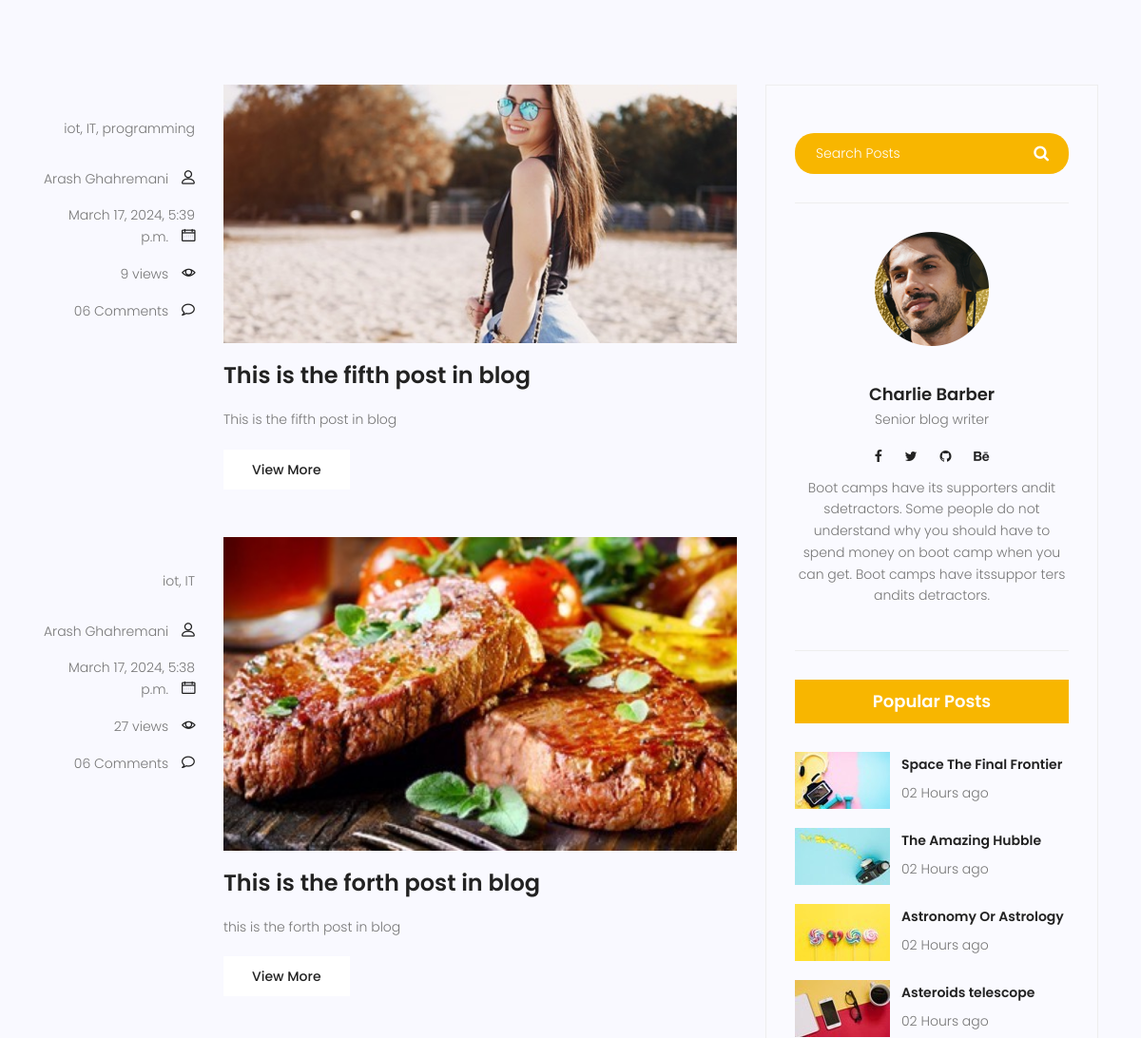
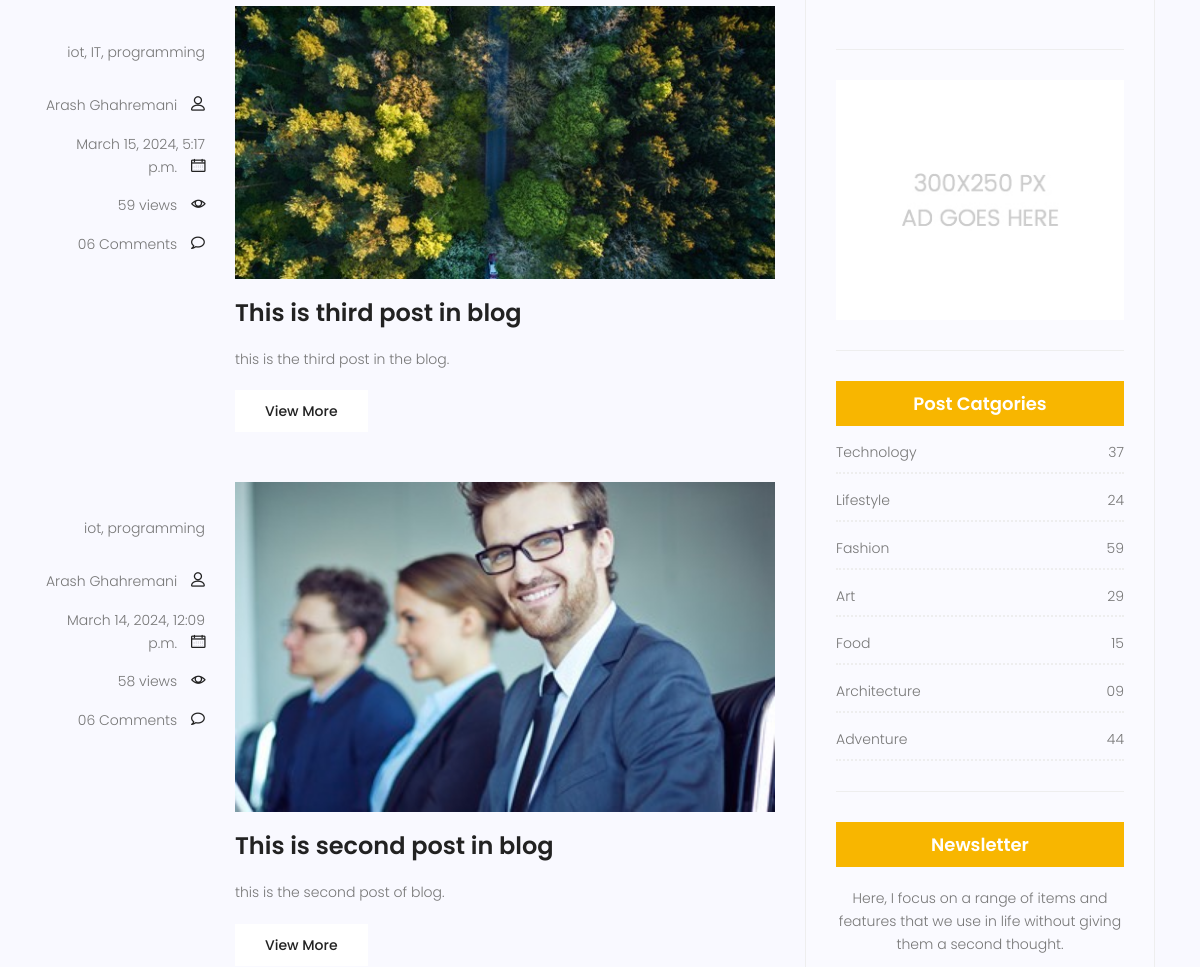
/blog/ (middle part), run on an earlier commit of the app's database (2 pictures, top to bottom).
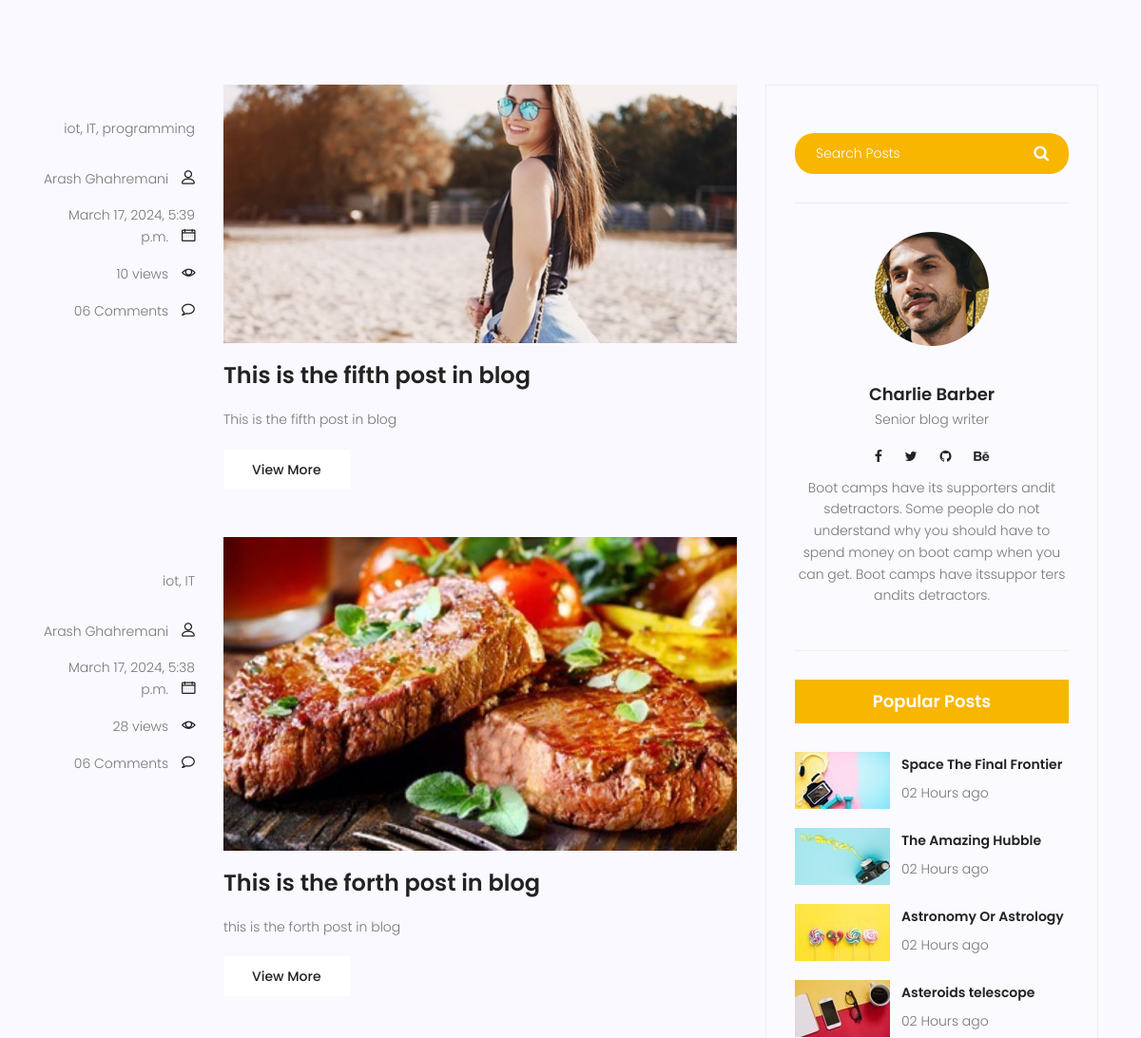
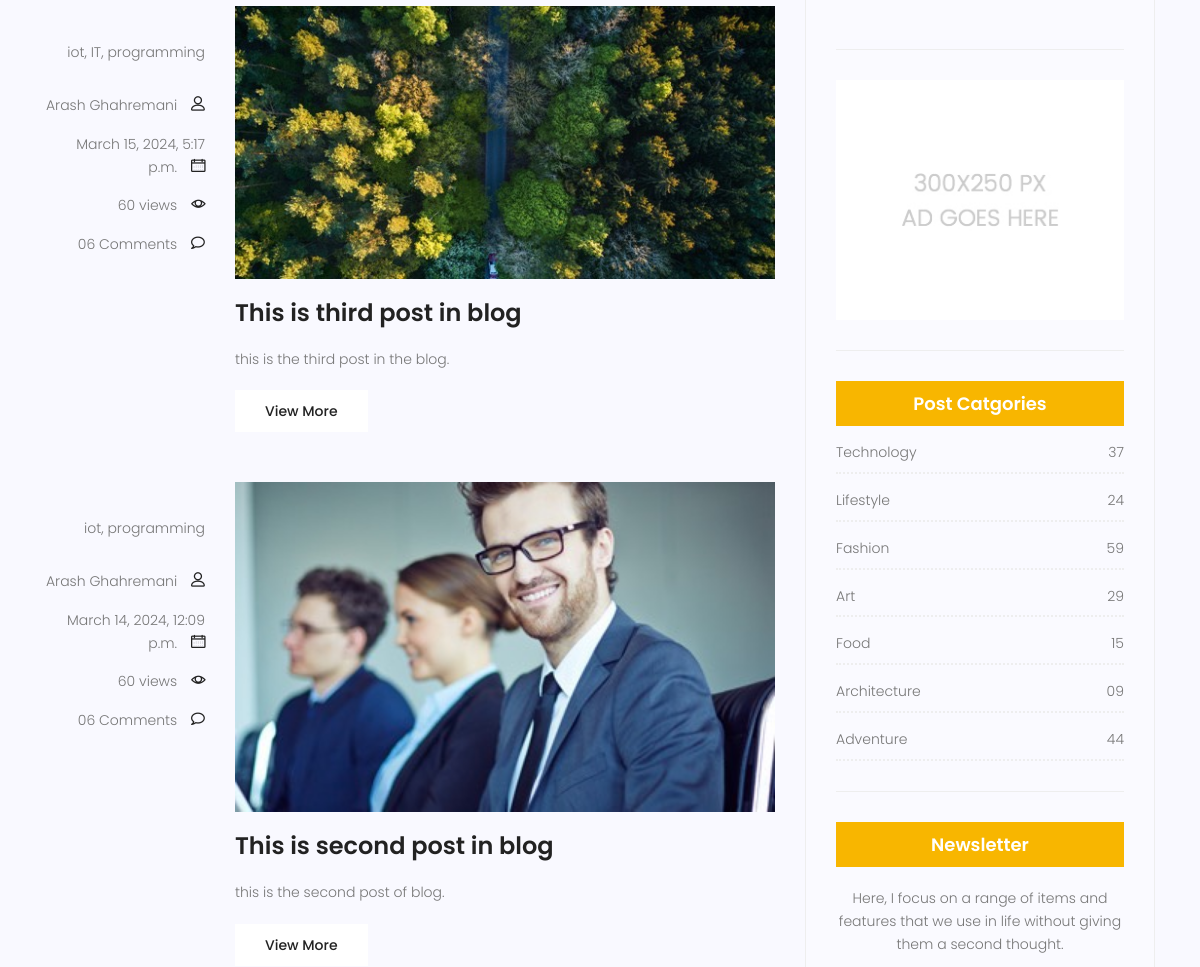
And on a later commit of the database (2 pictures, top to bottom).
### blog/models.py (models this page shows, shortened)
class Post (models.Model) :
    image = models.ImageField(upload_to = 'blog/',default = 'blog/default.jpg')
    author = models.ForeignKey(User,on_delete=models.SET_NULL,null=True)
    title = models.CharField (max_length = 255)
    content = models.TextField ()
    category = models.ManyToManyField (Category)
    counted_view = models.IntegerField (default = 0)
    status = models.BooleanField (default = False)
    published_date = models.DateTimeField (null = True)
    created_date = models.DateTimeField (auto_now_add = True)
    update_date = models.DateTimeField (auto_now = True)
    class Meta:
        ordering = ['-created_date']

class Category(models.Model):
    name = models.CharField(max_length = 255)
    def __str__(self):
        return self.name

### blog/views.py (the view)
# urls.py: path('', blog_view, name="index"),
def blog_view(request) :
    posts = Post.objects.filter(status = 1, published_date__lte = timezone.now())
    context = {'posts': posts}
    return render(request, "blog/blog-home.html", context)

### templates/blog/blog-home.html (shortened to what this page needs)
{% extends 'base.html' %}
{% load static %}
{% block content %}
<section class="top-category-widget-area pt-90 pb-90 ">
</section>
<section class="post-content-area">
	<div class="container">
		<div class="row">
			<div class="col-lg-8 posts-list">
				{% for post in posts %}
				<div class="single-post row">
					<div class="col-lg-3  col-md-3 meta-details">
						<ul class="tags">
							{{post.category.all|join:", "}}
						</ul>
						<div class="user-details row">
							<p class="user-name col-lg-12 col-md-12 col-6"><a href="#">{{post.author.get_full_name}}</a>
								<span class="lnr lnr-user"></span></p>
							<p class="date col-lg-12 col-md-12 col-6"><a href="#">{{post.published_date}}</a> <span
									class="lnr lnr-calendar-full"></span></p>
							<p class="view col-lg-12 col-md-12 col-6"><a href="#">{{post.counted_view}} views</a> <span
									class="lnr lnr-eye"></span></p>
							<p class="comments col-lg-12 col-md-12 col-6"><a href="#">06 Comments</a> <span
									class="lnr lnr-bubble"></span></p>
						</div>
					</div>
					<div class="col-lg-9 col-md-9 ">
						<div class="feature-img">
							<img class="img-fluid" src="{{post.image.url}}" alt="">
						</div>
						<a class="posts-title" href="{% url 'blog:single' pid=post.id%}">
							<h3>{{post.title}}</h3>
						</a>
						<p class="excert">
							{{post.content}}
						</p>
						<a href="#" class="primary-btn">View More</a>
					</div>
				</div>
				{% endfor%}
			</div>
			<div class="col-lg-4 sidebar-widgets">
				<div class="widget-wrap">
					<div class="single-sidebar-widget search-widget">
						<form class="search-form" action="#">
							<input placeholder="Search Posts" name="search" type="text" onfocus="this.placeholder = ''"
								onblur="this.placeholder = 'Search Posts'">
							<button type="submit"><i class="fa fa-search"></i></button>
						</form>
					</div>
					<div class="single-sidebar-widget user-info-widget">
						<img src="{% static 'img/blog/user-info.png' %}" alt="">
						<a href="#">
							<h4>Charlie Barber</h4>
						</a>
						<p>
							Senior blog writer
						</p>
						<ul class="social-links">
							<li><a href="#"><i class="fa fa-facebook"></i></a></li>
							<li><a href="#"><i class="fa fa-twitter"></i></a></li>
							<li><a href="#"><i class="fa fa-github"></i></a></li>
							<li><a href="#"><i class="fa fa-behance"></i></a></li>
						</ul>
						<p>
							Boot camps have its supporters andit sdetractors. Some people do not understand why you
							should have to spend money on boot camp when you can get. Boot camps have itssuppor ters
							andits detractors.
						</p>
					</div>
					<div class="single-sidebar-widget popular-post-widget">
						<h4 class="popular-title">Popular Posts</h4>
						<div class="popular-post-list">
							<div class="single-post-list d-flex flex-row align-items-center">
								<div class="thumb">
									<img class="img-fluid" src="{% static 'img/blog/pp1.jpg' %}" alt="">
								</div>
								<div class="details">
									<a href="blog-single.html">
										<h6>Space The Final Frontier</h6>
									</a>
									<p>02 Hours ago</p>
								</div>
							</div>
							<div class="single-post-list d-flex flex-row align-items-center">
								<div class="thumb">
									<img class="img-fluid" src="{% static 'img/blog/pp2.jpg' %}" alt="">
								</div>
								<div class="details">
									<a href="blog-single.html">
										<h6>The Amazing Hubble</h6>
									</a>
									<p>02 Hours ago</p>
								</div>
							</div>
							<div class="single-post-list d-flex flex-row align-items-center">
								<div class="thumb">
									<img class="img-fluid" src="{% static 'img/blog/pp3.jpg' %}" alt="">
								</div>
								<div class="details">
									<a href="blog-single.html">
										<h6>Astronomy Or Astrology</h6>
									</a>
									<p>02 Hours ago</p>
								</div>
							</div>
							<div class="single-post-list d-flex flex-row align-items-center">
								<div class="thumb">
									<img class="img-fluid" src="{% static 'img/blog/pp4.jpg' %}" alt="">
								</div>
								<div class="details">
									<a href="blog-single.html">
										<h6>Asteroids telescope</h6>
									</a>
									<p>02 Hours ago</p>
								</div>
							</div>
						</div>
					</div>
					<div class="single-sidebar-widget ads-widget">
						<a href="#"><img class="img-fluid" src="{% static 'img/blog/ads-banner.jpg' %}" alt=""></a>
					</div>
					<div class="single-sidebar-widget post-category-widget">
						<h4 class="category-title">Post Catgories</h4>
						<ul class="cat-list">
							<li>
								<a href="#" class="d-flex justify-content-between">
									<p>Technology</p>
									<p>37</p>
								</a>
							</li>
							<li>
								<a href="#" class="d-flex justify-content-between">
									<p>Lifestyle</p>
									<p>24</p>
								</a>
							</li>
							<li>
								<a href="#" class="d-flex justify-content-between">
									<p>Fashion</p>
									<p>59</p>
								</a>
							</li>
							<li>
								<a href="#" class="d-flex justify-content-between">
									<p>Art</p>
									<p>29</p>
								</a>
							</li>
							<li>
								<a href="#" class="d-flex justify-content-between">
									<p>Food</p>
									<p>15</p>
								</a>
							</li>
							<li>
								<a href="#" class="d-flex justify-content-between">
									<p>Architecture</p>
									<p>09</p>
								</a>
							</li>
							<li>
								<a href="#" class="d-flex justify-content-between">
									<p>Adventure</p>
									<p>44</p>
								</a>
							</li>
						</ul>
					</div>
					<div class="single-sidebar-widget newsletter-widget">
						<h4 class="newsletter-title">Newsletter</h4>
						<p>
							Here, I focus on a range of items and features that we use in life without
							giving them a second thought.
						</p>
					</div>
				</div>
			</div>
		</div>
	</div>
</section>
{% endblock%}

### templates/base.html (shortened to what this page needs)
{% load static %}
<!DOCTYPE html>
<html lang="zxx" class="no-js">
<head>
    <link rel="stylesheet" href="{% static 'css/linearicons.css'%}">
    <link rel="stylesheet" href="{% static 'css/font-awesome.min.css'%}">
    <link rel="stylesheet" href="{% static 'css/bootstrap.css'%}">
    <link rel="stylesheet" href="{% static 'css/magnific-popup.css'%}">
    <link rel="stylesheet" href="{% static 'css/jquery-ui.css'%}">
    <link rel="stylesheet" href="{% static 'css/nice-select.css'%}">
    <link rel="stylesheet" href="{% static 'css/animate.min.css'%}">
    <link rel="stylesheet" href="{% static 'css/owl.carousel.css'%}">
    <link rel="stylesheet" href="{% static 'css/main.css'%}">
</head>
<body>
    {% block content %}
    {% endblock %}
</body>
</html>

What changed in the data, as far as the page shows it:
changed Post "This is the fifth post in blog": counted_view "9" → "10"
changed Post "This is the forth post in blog": counted_view "27" → "28"
changed Post "This is third post in blog": counted_view "59" → "60"
changed Post "This is second post in blog": counted_view "58" → "60"
